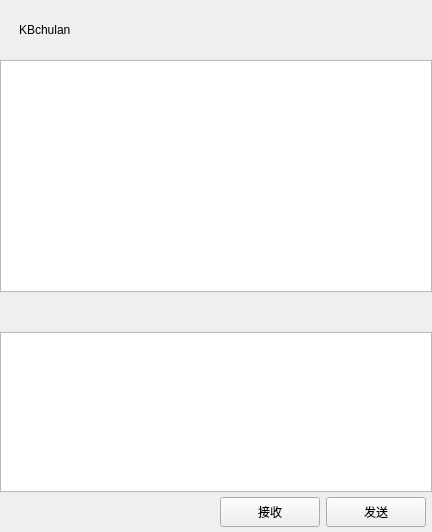
<?xml version="1.0" encoding="UTF-8"?>
<ui version="4.0">
 <class>ChatPage</class>
 <widget class="QWidget" name="ChatPage">
  <property name="geometry">
   <rect>
    <x>0</x>
    <y>0</y>
    <width>432</width>
    <height>532</height>
   </rect>
  </property>
  <property name="windowTitle">
   <string>Form</string>
  </property>
  <layout class="QVBoxLayout" name="verticalLayout">
   <property name="spacing">
    <number>0</number>
   </property>
   <property name="leftMargin">
    <number>0</number>
   </property>
   <property name="topMargin">
    <number>0</number>
   </property>
   <property name="rightMargin">
    <number>0</number>
   </property>
   <property name="bottomMargin">
    <number>0</number>
   </property>
   <item>
    <widget class="QWidget" name="title_widget" native="true">
     <property name="minimumSize">
      <size>
       <width>0</width>
       <height>60</height>
      </size>
     </property>
     <property name="maximumSize">
      <size>
       <width>16777215</width>
       <height>60</height>
      </size>
     </property>
     <layout class="QHBoxLayout" name="horizontalLayout_3">
      <item>
       <spacer name="horizontalSpacer">
        <property name="orientation">
         <enum>Qt::Orientation::Horizontal</enum>
        </property>
        <property name="sizeType">
         <enum>QSizePolicy::Policy::Fixed</enum>
        </property>
        <property name="sizeHint" stdset="0">
         <size>
          <width>10</width>
          <height>20</height>
         </size>
        </property>
       </spacer>
      </item>
      <item>
       <widget class="QLabel" name="title_label">
        <property name="text">
         <string>KBchulan</string>
        </property>
       </widget>
      </item>
     </layout>
    </widget>
   </item>
   <item>
    <widget class="ChatMsgList" name="chat_msg_list"/>
   </item>
   <item>
    <widget class="QWidget" name="tools_widget" native="true">
     <property name="minimumSize">
      <size>
       <width>0</width>
       <height>40</height>
      </size>
     </property>
     <property name="maximumSize">
      <size>
       <width>16777215</width>
       <height>40</height>
      </size>
     </property>
     <layout class="QHBoxLayout" name="horizontalLayout_4">
      <property name="spacing">
       <number>10</number>
      </property>
      <property name="leftMargin">
       <number>2</number>
      </property>
      <property name="topMargin">
       <number>2</number>
      </property>
      <property name="rightMargin">
       <number>2</number>
      </property>
      <property name="bottomMargin">
       <number>2</number>
      </property>
      <item>
       <spacer name="horizontalSpacer_4">
        <property name="orientation">
         <enum>Qt::Orientation::Horizontal</enum>
        </property>
        <property name="sizeType">
         <enum>QSizePolicy::Policy::Fixed</enum>
        </property>
        <property name="sizeHint" stdset="0">
         <size>
          <width>10</width>
          <height>20</height>
         </size>
        </property>
       </spacer>
      </item>
      <item>
       <widget class="QLabel" name="emoji_label">
        <property name="minimumSize">
         <size>
          <width>25</width>
          <height>25</height>
         </size>
        </property>
        <property name="maximumSize">
         <size>
          <width>25</width>
          <height>25</height>
         </size>
        </property>
        <property name="text">
         <string/>
        </property>
       </widget>
      </item>
      <item>
       <widget class="QLabel" name="file_label">
        <property name="minimumSize">
         <size>
          <width>25</width>
          <height>25</height>
         </size>
        </property>
        <property name="maximumSize">
         <size>
          <width>25</width>
          <height>25</height>
         </size>
        </property>
        <property name="text">
         <string/>
        </property>
       </widget>
      </item>
      <item>
       <spacer name="horizontalSpacer_2">
        <property name="orientation">
         <enum>Qt::Orientation::Horizontal</enum>
        </property>
        <property name="sizeHint" stdset="0">
         <size>
          <width>40</width>
          <height>20</height>
         </size>
        </property>
       </spacer>
      </item>
     </layout>
    </widget>
   </item>
   <item>
    <widget class="ChatTextEdit" name="chat_edit">
     <property name="minimumSize">
      <size>
       <width>0</width>
       <height>160</height>
      </size>
     </property>
     <property name="maximumSize">
      <size>
       <width>16777215</width>
       <height>160</height>
      </size>
     </property>
    </widget>
   </item>
   <item>
    <widget class="QWidget" name="botton_widget" native="true">
     <property name="minimumSize">
      <size>
       <width>0</width>
       <height>40</height>
      </size>
     </property>
     <property name="maximumSize">
      <size>
       <width>16777215</width>
       <height>40</height>
      </size>
     </property>
     <layout class="QHBoxLayout" name="horizontalLayout_5">
      <property name="leftMargin">
       <number>2</number>
      </property>
      <property name="topMargin">
       <number>2</number>
      </property>
      <property name="rightMargin">
       <number>6</number>
      </property>
      <property name="bottomMargin">
       <number>2</number>
      </property>
      <item>
       <spacer name="horizontalSpacer_3">
        <property name="orientation">
         <enum>Qt::Orientation::Horizontal</enum>
        </property>
        <property name="sizeHint" stdset="0">
         <size>
          <width>40</width>
          <height>20</height>
         </size>
        </property>
       </spacer>
      </item>
      <item>
       <widget class="QPushButton" name="receive_button">
        <property name="minimumSize">
         <size>
          <width>100</width>
          <height>30</height>
         </size>
        </property>
        <property name="maximumSize">
         <size>
          <width>100</width>
          <height>30</height>
         </size>
        </property>
        <property name="text">
         <string>接收</string>
        </property>
       </widget>
      </item>
      <item>
       <widget class="QPushButton" name="send_button">
        <property name="minimumSize">
         <size>
          <width>100</width>
          <height>30</height>
         </size>
        </property>
        <property name="maximumSize">
         <size>
          <width>100</width>
          <height>30</height>
         </size>
        </property>
        <property name="text">
         <string>发送</string>
        </property>
       </widget>
      </item>
     </layout>
    </widget>
   </item>
  </layout>
 </widget>
 <customwidgets>
  <customwidget>
   <class>ChatMsgList</class>
   <extends>QListWidget</extends>
   <header>chatmsglist.hpp</header>
  </customwidget>
  <customwidget>
   <class>ChatTextEdit</class>
   <extends>QTextEdit</extends>
   <header>chattextedit.hpp</header>
  </customwidget>
 </customwidgets>
 <resources/>
 <connections/>
</ui>
